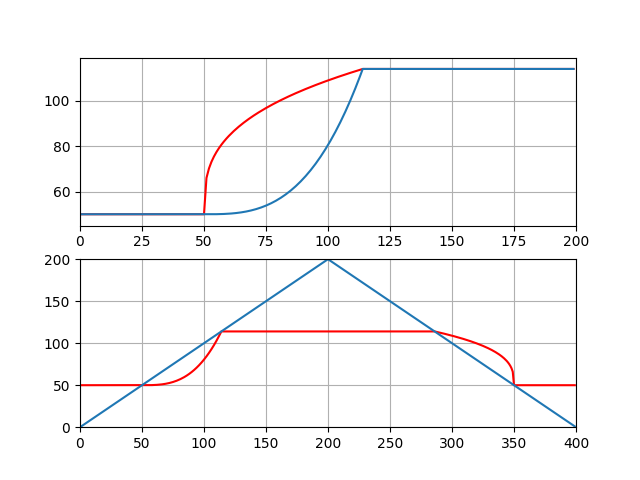

This figure's Python source:
import scipy.io
import matplotlib.pyplot as plt
import numpy as np
from PIL import Image
import glob
from hysteresis_apply_function import hysteresis_apply

mat = scipy.io.loadmat('Data.mat')
begin_t = 0
end_t = 400
t = np.arange(begin_t, end_t, 1)
s = mat['val'][0][begin_t:end_t]
h = np.zeros(end_t - begin_t)
up_cut = 114
down_cut = 50
hysteresis_width = 25

for n in t:
    i = n - begin_t
    if i <= 200:
        s[i] = i
    else:
        s[i] = 400 - i


def up_way_function(_input):
    if _input >= up_cut:
        return up_cut
    elif (_input >= down_cut) & (_input <= up_cut):
        return (_input * 64 * 64 - 50 * 64 * 64) ** (1/3) + 50
    else:
        return down_cut


def down_way_function(_input):
    if _input >= up_cut:
        return up_cut
    elif (_input < up_cut) & (_input >= down_cut):
        return (_input/16 - 50/16) ** 3 + 50
    else:
        return down_cut

n = max(s) - min(s)
rng = range(min(s), max(s))
up_way_plot = np.zeros(n)

for i in rng:
    up_way_plot[i - min(s)] = up_way_function(i).real
down_way_plot = np.zeros(n)

for i in rng:
    down_way_plot[i - min(s)] = down_way_function(i).real


plt.subplot(2, 1, 1)
plt.plot(rng, up_way_plot, 'r', rng, down_way_plot)
plt.axis([min(s), max(s), down_cut - down_cut * 0.1, up_cut + down_cut * 0.1])
plt.grid(True)


h = hysteresis_apply(s, up_cut, down_cut, up_way_function, down_way_function)

# # fig = plt.figure(figsize=(12, 5))
plt.subplot(2, 1, 2)
plt.plot(t, h, 'r', t, s)
plt.grid(True)
plt.axis([0, 400, 0, 200])
plt.savefig("Curve_System_Triangular_test.png")
plt.show()
